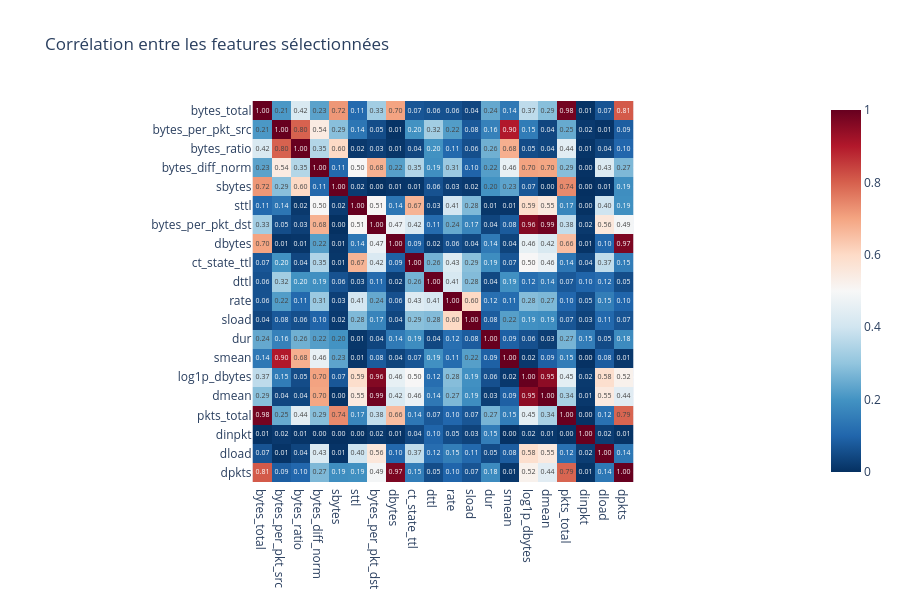

Source (notebook cell):
### Code cell
corr_sel = X_train_clean[selected_features].corr().abs()

# Paires avec corrélation > 0.85
high_corr = []
for i in range(len(corr_sel.columns)):
    for j in range(i + 1, len(corr_sel.columns)):
        val = corr_sel.iloc[i, j]
        if val > 0.85:
            high_corr.append({'f1': corr_sel.columns[i], 'f2': corr_sel.columns[j],
                               'corr': round(float(val), 3)})

if high_corr:
    print(f'{len(high_corr)} paire(s) avec corrélation > 0.85 :')
    display(pd.DataFrame(high_corr).sort_values('corr', ascending=False))
else:
    print('Aucune paire avec corrélation > 0.85 — pas de redondance majeure.')

# Heatmap
fig = px.imshow(corr_sel, color_continuous_scale='RdBu_r', zmin=0, zmax=1,
                 title='Corrélation entre les features sélectionnées', text_auto='.2f')
fig.update_layout(height=600)
fig.show()

### Figure 1 — Plotly figure (JSON) as saved in the notebook; plotly's stock layout.template omitted (floating-point values rounded to 4 significant figures; data arrays with more than 128 entries replaced by an {"elided": "..."} marker saying what was removed)
{"data": [{"coloraxis": "coloraxis", "hovertemplate": "x: %{x}<br>y: %{y}<br>color: %{z}<extra></extra>", "name": "0", "texttemplate": "%{z:.2f}", "type": "heatmap", "x": ["bytes_total", "bytes_per_pkt_src", "bytes_ratio", "bytes_diff_norm", "sbytes", "sttl", "bytes_per_pkt_dst", "dbytes", "ct_state_ttl", "dttl", "rate", "sload", "dur", "smean", "log1p_dbytes", "dmean", "pkts_total", "dinpkt", "dload", "dpkts"], "xaxis": "x", "y": ["bytes_total", "bytes_per_pkt_src", "bytes_ratio", "bytes_diff_norm", "sbytes", "sttl", "bytes_per_pkt_dst", "dbytes", "ct_state_ttl", "dttl", "rate", "sload", "dur", "smean", "log1p_dbytes", "dmean", "pkts_total", "dinpkt", "dload", "dpkts"], "yaxis": "y", "z": {"elided": "20x20 float values"}}], "layout": {"coloraxis": {"cmax": 1, "cmin": 0, "colorscale": [[0, "rgb(5,48,97)"], [0.1, "rgb(33,102,172)"], [0.2, "rgb(67,147,195)"], [0.3, "rgb(146,197,222)"], [0.4, "rgb(209,229,240)"], [0.5, "rgb(247,247,247)"], [0.6, "rgb(253,219,199)"], [0.7, "rgb(244,165,130)"], [0.8, "rgb(214,96,77)"], [0.9, "rgb(178,24,43)"], [1, "rgb(103,0,31)"]]}, "height": 600, "title": {"text": "Corrélation entre les features sélectionnées"}, "xaxis": {"anchor": "y", "constrain": "domain", "domain": [0, 1], "scaleanchor": "y"}, "yaxis": {"anchor": "x", "autorange": "reversed", "constrain": "domain", "domain": [0, 1]}}}
